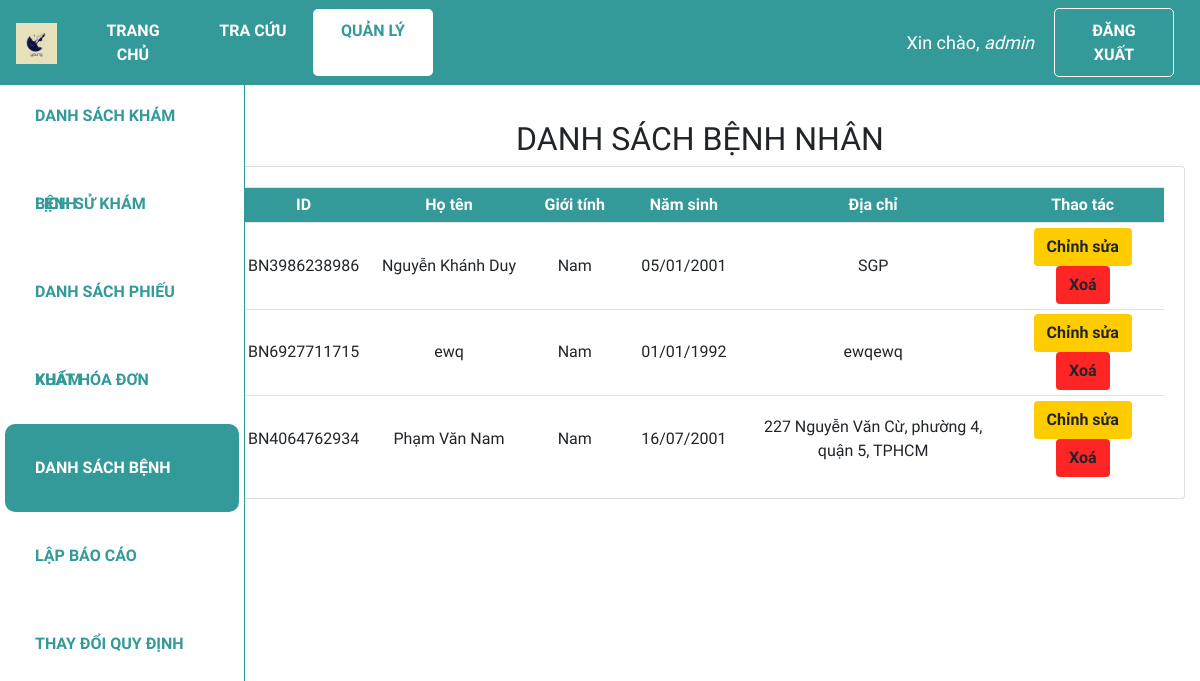
The app's page /dsbn (signed in), older data.
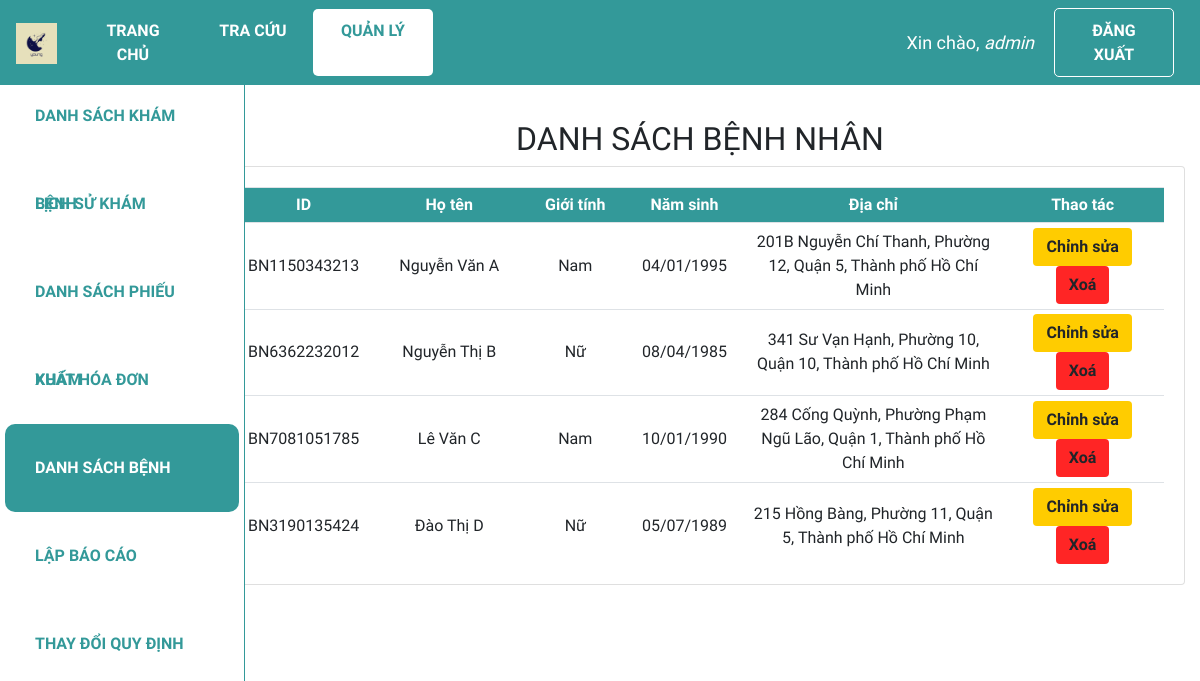
The same page, newer data.
### web_core/models.py (models this page shows, shortened)
class BENHNHAN(models.Model):
    GIOITINH = (
        ('Nam', 'Nam'),
        ('Nữ', 'Nữ'),
    )
    id = ShortUUIDField(
        verbose_name='ID bệnh nhân',
        length=10,
        max_length=12,
        prefix="BN",
        alphabet="0123456789",
        primary_key=True)
    ho_ten = models.CharField('Họ tên', max_length = 100)
    gioi_tinh = models.CharField('Giới tính', max_length = 3, choices = GIOITINH)
    ngay_sinh = models.DateField('Ngày sinh', default = '01/01/1990', null=True)
    dia_chi = models.CharField('Địa chỉ', max_length = 255, null = True)

### web_core/decorators.py (the view)
    def wrapper_function(request, *args, **kwargs):
        group = None
        if request.user.groups.exists():
            group = request.user.groups.all()[0].name
        print(group)
        if group == 'customer':
            return redirect('quanli_dskb')
        if group == 'admin':
            return view_func(request, *args, **kwargs)

### web_core/views.py (called while the page is built)
@admin_only
def dsbn(request):
    dsbn = BENHNHAN.objects.all()
    context = {'dsbn':dsbn}
    return render(request, 'web_core/dsbn.html', context)

### web_core/templates/web_core/dsbn.html (shortened to what this page needs)
{% extends 'web_core/main.html' %}
{% block content %}
<div class="row">
    <div class="col-md-2">
        {% include 'web_core/sidebar.html' %}
    </div>
    <div class="col-md-10">
        <h2 class="table-title" style>DANH SÁCH BỆNH NHÂN</h2>
        <div class="card card-body">
            <table class='table table-sm'>
                <tr class="table-head">
                    <th class="small-content">ID</th>
                    <th class="mid-content">Họ tên</th>
                    <th class="small-content">Giới tính</th>
                    <th class="small-content">Năm sinh</th>
                    <th class="large-content">Địa chỉ</th>
                    <th class="mid-content">Thao tác</th>
                </tr>
                {% for benhnhan in dsbn %}
                <tr>
                    <td class="small-content">{{benhnhan.id}}</td>
                    <td class="mid-content">{{benhnhan.ho_ten}}</td>
                    <td class="small-content">{{benhnhan.gioi_tinh}}</td>
                    <td class="small-content">{{benhnhan.ngay_sinh|date:"d/m/Y"}}</td>
                    <td class="large-content">{{benhnhan.dia_chi}}</td>
                    <td>
                        <a class="btn edit-btn" href="{% url 'quanli_sua_benhnhan' benhnhan.id %}">Chỉnh sửa</a>
                        <a class="btn del-btn" href="{% url 'quanli_xoa_benhnhan' benhnhan.id %}">Xoá</a>
                    </td>
                </tr>
                {% endfor %}
            </table>
        </div>
    </div>
</div>
{% endblock %}

### web_core/templates/web_core/main.html (shortened to what this page needs)
{% load static %}
<!DOCTYPE html>
<html lang="en">
<head>
  <link rel="stylesheet" href="https://cdn.jsdelivr.net/npm/bootstrap@4.3.1/dist/css/bootstrap.min.css"
 />
  <link rel="stylesheet" type="text/css" href="{% static '/css/main.css' %}">
</head>
<body>
  {% include 'web_core/navbar.html' %}
  <div class="container-fluid" style="margin-top:70px;">
    {% block content %}
    {% endblock %}
  </div>
</body>
</html>

### web_core/templates/web_core/navbar.html (shortened to what this page needs)
{% load static %}
<nav class="navbar navbar-expand-lg my-navbar fixed-top">
    <a href="{% url 'home' %}">
        <img class="navbar-brand" alt="logo-brand" src="{% static 'images/favicon.png' %}" height="50"
            style="padding-bottom: 4px" />
    </a>
    <div class="collapse navbar-collapse" id="navbarNav">
        {% with request.resolver_match.url_name as url_name %}
        <div class="navbar-nav">
            <a class="nav-item nav-link my-nav-item {% if url_name == 'home' %}my-nav-active{% endif %}"
                href="{% url 'home' %}">Trang chủ</a>
            <a class="nav-item nav-link my-nav-item {% if url_name == 'lsk_guest' %}my-nav-active{% endif %}"
                href="{% url 'lsk_guest' %}">Tra cứu</a>
            <a class="nav-item nav-link my-nav-item {% if 'quanli' in url_name %}my-nav-active{% endif %}"
                href="{% url 'quanli_dskb' %}">Quản lý</a>
        </div>
        {% endwith %}
    </div>
    {% with request.resolver_match.url_name as url_name %}
    {% if request.user.is_authenticated %}
    <span class="hello-msg">Xin chào, <span> {{request.user}} </span></span>
    <a class="nav-item nav-link my-nav-item my-btn" href="{% url 'logout' %}">Đăng xuất</a>
    {% else %}
    <a class="nav-item nav-link my-nav-item my-btn {% if url_name == 'login' %}my-nav-active{% endif %}"
        href="{% url 'login' %}">Đăng nhập</a>
    {% endif %}
    {% endwith %}
</nav>

### web_core/templates/web_core/sidebar.html (shortened to what this page needs)
<nav class="navbar navbar-expand-md my-navbar fixed-left">
    {% with request.resolver_match.url_name as url_name %}
    <div class="navbar-nav my-sidebar-nav">
        <a class="nav-item nav-link my-sidebar-item {% if 'dskb' in url_name %}my-sidebar-active{% endif %}"
            href="{% url 'quanli_dskb' %}">Danh sách khám bệnh</a>
        <a class="nav-item nav-link my-sidebar-item {% if 'lsk' in url_name %}my-sidebar-active{% endif %}"
            href="{% url 'quanli_lsk' %}">Lịch sử khám</a>
        <a class="nav-item nav-link my-sidebar-item {% if 'dspk' in url_name %}my-sidebar-active{% endif %}"
            href="{% url 'quanli_dspk' %}">Danh sách phiếu khám</a>
        <a class="nav-item nav-link my-sidebar-item {% if 'xuathoadon' in url_name %}my-sidebar-active{% endif %}"
            href="{% url 'quanli_xuathoadon' %}">Xuất hóa đơn</a>
        {% if request.user.is_staff%}
        <a class="nav-item nav-link my-sidebar-item {% if 'dsbn' in url_name %}my-sidebar-active{% endif %}"
            href="{% url 'quanli_dsbn' %}">Danh sách bệnh nhân</a>
        <a class="nav-item nav-link my-sidebar-item {% if 'lapbaocao' in url_name %}my-sidebar-active{% endif %}"
            href="{% url 'quanli_lapbaocao' %}">Lập báo cáo</a>
        <a class="nav-item nav-link my-sidebar-item {% if 'thaydoi' in url_name %}my-sidebar-active{% endif %}"
            href="{% url 'quanli_thaydoi' %}">Thay đổi quy định</a>
        {% endif %}
    </div>
    {% endwith %}
</nav>

### web_core/static/css/main.css (style rules this page uses)
* { font-family: 'Baloo 2', cursive; }
html, body { margin: 0; padding: 0; height: 100%; overflow-x: hidden; }

### web_core/templates/web_core/navbar.html (style rules this page uses)
.my-navbar.fixed-top { position: fixed; color: #fff; background-color: #399; z-index: 10; }
.my-nav-item { color: #fff; font-weight: bold; padding: 9.6px 16px !important; text-transform: uppercase; border-radius: 5px; width: 120px; text-align: center; }
.my-nav-active, .my-nav-active:hover { color: #399; background-color: #fff; }
.my-btn { border: 1px solid #fff; margin-right: 10px; }
.hello-msg { font-size: 18px; color: #fff; margin-right: 20px; }
.hello-msg>span { font-style: italic; }

### web_core/templates/web_core/dsbn.html (style rules this page uses)
.col-md-2 { padding: 0; }
.col-md-10 { margin-top: 50px; }
.card-body { padding-bottom: 0px; }
.table-title { text-align: center; }
.table th, .table td { vertical-align: middle; text-align: center; }
.small-content { width: 150px; }
.mid-content { width: 250px; }
.large-content { width: 450px; }
.table-head { color: #ffff; background-color: #399; }
.btn.edit-btn { font-weight: bold; background-color: rgb(255, 204, 0); }
.btn.del-btn { font-weight: bold; background-color: rgb(255, 37, 37) }

### web_core/templates/web_core/sidebar.html (style rules this page uses)
.my-navbar.fixed-left { position: fixed; top: 72px; left: 0; bottom: 0; padding: 0; z-index: 1; width: 245px; background: #fff; border-right: 1px solid #399; flex-flow: column nowrap; align-items: flex-start; }
.navbar-nav.my-sidebar-nav { flex-direction: column; }
.my-sidebar-item { color: #399; font-weight: bold; padding: 0 30px !important; margin: 0 5px; text-transform: uppercase; height: 88px; line-height: 88px; border-radius: 10px; }
.my-sidebar-active, .my-sidebar-active:hover { color: #fff; background-color: #399; }

Row changes from the older to the newer data that the page shows:
removed BENHNHAN: id "BN3986238986", ho_ten "Nguyễn Khánh Duy", gioi_tinh "Nam", ngay_sinh "05/01/2001", dia_chi "SGP"
removed BENHNHAN: id "BN6927711715", ho_ten "ewq", gioi_tinh "Nam", ngay_sinh "01/01/1992", dia_chi "ewqewq"
removed BENHNHAN: id "BN4064762934", ho_ten "Phạm Văn Nam", gioi_tinh "Nam", ngay_sinh "16/07/2001", dia_chi "227 Nguyễn Văn Cừ, phường 4, quận 5, TPHCM"
added BENHNHAN: id "BN1150343213", ho_ten "Nguyễn Văn A", gioi_tinh "Nam", ngay_sinh "04/01/1995", dia_chi "201B Nguyễn Chí Thanh, Phường 12, Quận 5, Thành phố Hồ Chí Minh"
added BENHNHAN: id "BN6362232012", ho_ten "Nguyễn Thị B", gioi_tinh "Nữ", ngay_sinh "08/04/1985", dia_chi "341 Sư Vạn Hạnh, Phường 10, Quận 10, Thành phố Hồ Chí Minh"
added BENHNHAN: id "BN7081051785", ho_ten "Lê Văn C", gioi_tinh "Nam", ngay_sinh "10/01/1990", dia_chi "284 Cống Quỳnh, Phường Phạm Ngũ Lão, Quận 1, Thành phố Hồ Chí Minh"
added BENHNHAN: id "BN3190135424", ho_ten "Đào Thị D", gioi_tinh "Nữ", ngay_sinh "05/07/1989", dia_chi "215 Hồng Bàng, Phường 11, Quận 5, Thành phố Hồ Chí Minh"
